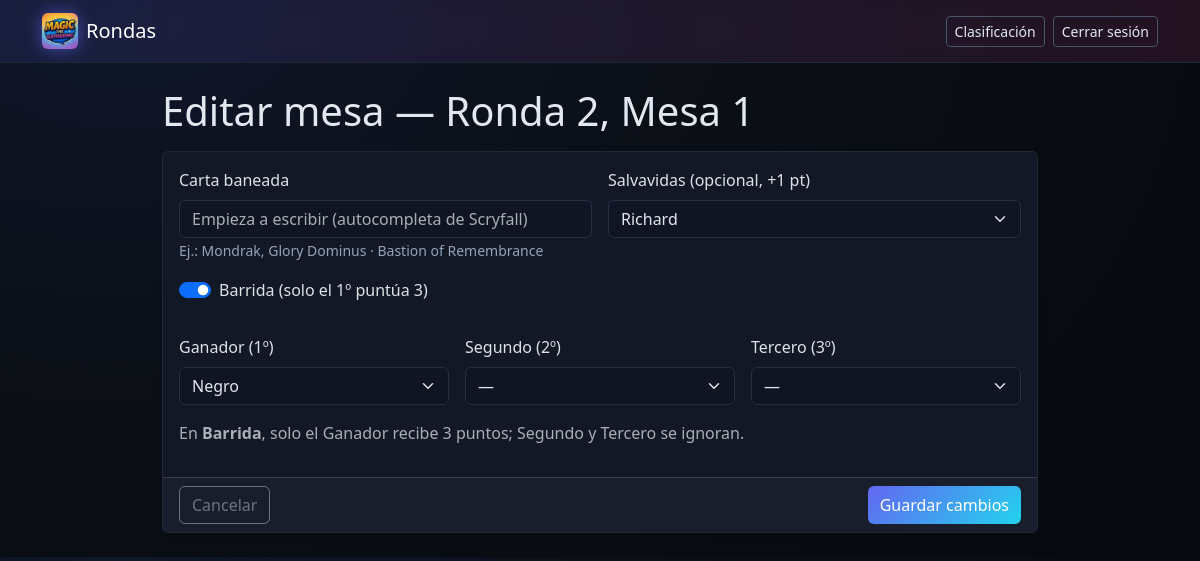
/games/3/edit (signed in), run on an earlier commit of the app's database.
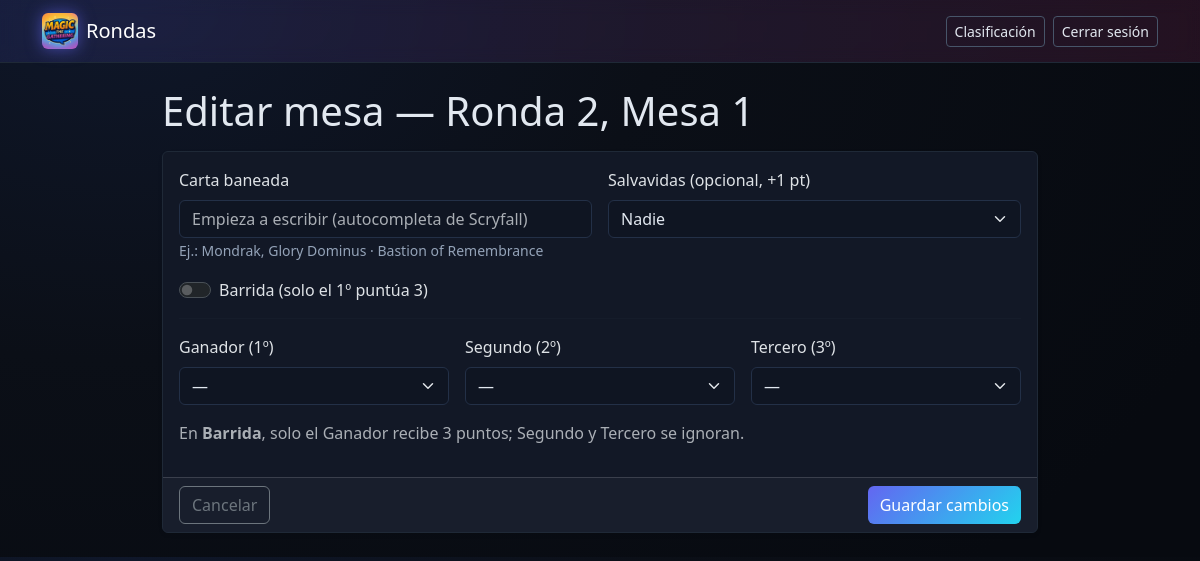
And on a later commit of the database.
### app.py (models this page shows)
class Game(db.Model):
    id = db.Column(db.Integer, primary_key=True)
    round_number = db.Column(db.Integer, nullable=False)
    table_no = db.Column(db.Integer, nullable=False)
    banned_card = db.Column(db.String, nullable=True)
    sweep = db.Column(db.Boolean, default=False)  # barrida: solo el 1º puntúa (3)
    save_player_id = db.Column(db.Integer, db.ForeignKey("player.id"), nullable=True)
    save_player = db.relationship("Player", foreign_keys=[save_player_id])
    created_at = db.Column(db.DateTime, default=datetime.utcnow)

class Player(db.Model):
    id = db.Column(db.Integer, primary_key=True)
    name = db.Column(db.String, unique=True, nullable=False)
    active = db.Column(db.Boolean, nullable=False, default=True)

### app.py (the view, shortened to what this page needs)
@app.route("/games/<int:game_id>/edit", methods=["GET", "POST"])
def game_edit(game_id):
    if not session.get("is_admin"):
        flash("No autorizado.", "danger")
        return redirect(url_for("index"))
    g = Game.query.get_or_404(game_id)
    results = GameResult.query.filter_by(game_id=game_id).all()
    participant_ids = [r.player_id for r in results]
    participants = Player.query.filter(Player.id.in_(participant_ids)).order_by(Player.name.asc()).all()
    all_players = Player.query.order_by(Player.name.asc()).all()
    current = {r.player_id: r.position for r in results}
    context = {
        "game": g,
        "participants": participants,
        "all_players": all_players,
        "current": current,
        "is_admin": True,
    }
    return render_template("game_edit.html", **context)

### templates/game_edit.html (shortened to what this page needs)
<!doctype html>
<html lang="es" data-bs-theme="dark">
<head>
  <link href="https://cdn.jsdelivr.net/npm/bootstrap@5.3.3/dist/css/bootstrap.min.css" rel="stylesheet">
  <link href="{{ url_for('static', filename='dark.css') }}" rel="stylesheet">
</head>
<body class="bg-light">
  <nav class="navbar navbar-dark">
    <div class="container">
      <a class="navbar-brand d-flex align-items-center" href="{{ url_for('rounds_view') }}">
        <img src="{{ url_for('static', filename='img/gamecomms.png') }}" class="brand-logo" alt="GameComms">
        <span>Rondas</span>
      </a>
      <div class="d-flex gap-2">
        <a class="btn btn-outline-light btn-sm" href="{{ url_for('index') }}">Clasificación</a>
        <a class="btn btn-outline-light btn-sm" href="{{ url_for('logout') }}">Cerrar sesión</a>
      </div>
    </div>
  </nav>
  <div class="container py-4" style="max-width:900px;">
    <h1 class="mb-3">Editar mesa — Ronda {{ game.round_number }}, Mesa {{ game.table_no }}</h1>
    <form method="post" class="card shadow-sm">
      <div class="card-body">
        <div class="row g-3">
          <div class="col-md-6">
            <label class="form-label">Carta baneada</label>
            <input class="form-control" type="text" name="banned_card" id="banned_card"
                   list="scryfall-list" value="{{ game.banned_card or '' }}"
                   placeholder="Empieza a escribir (autocompleta de Scryfall)">
            <small class="text-muted">Ej.: Mondrak, Glory Dominus · Bastion of Remembrance</small>
          </div>
          <div class="col-md-6">
            <label class="form-label">Salvavidas (opcional, +1 pt)</label>
            <select class="form-select" name="save_player_id">
              <option value="none">Nadie</option>
              {% for p in participants %}
                <option value="{{ p.id }}" {% if game.save_player_id==p.id %}selected{% endif %}>{{ p.name }}</option>
              {% endfor %}
            </select>
          </div>
        </div>
        <div class="form-check form-switch mt-3">
          <input class="form-check-input" type="checkbox" id="sweep" name="sweep" {% if game.sweep %}checked{% endif %}>
          <label class="form-check-label" for="sweep">Barrida (solo el 1º puntúa 3)</label>
        </div>
        <hr>
        <div class="row g-3">
          <div class="col-md-4">
            <label class="form-label">Ganador (1º)</label>
            <select class="form-select" name="winner_id" required>
              <option value="none">—</option>
              {% for p in participants %}
                <option value="{{ p.id }}" {% if current.get(p.id)==1 %}selected{% endif %}>{{ p.name }}</option>
              {% endfor %}
            </select>
          </div>
          <div class="col-md-4">
            <label class="form-label">Segundo (2º)</label>
            <select class="form-select" name="second_id">
              <option value="none">—</option>
            </select>
          </div>
          <div class="col-md-4">
            <label class="form-label">Tercero (3º)</label>
            <select class="form-select" name="third_id">
              <option value="none">—</option>
            </select>
          </div>
        </div>
        <p class="text-muted mt-3">
          En <strong>Barrida</strong>, solo el Ganador recibe 3 puntos; Segundo y Tercero se ignoran.
        </p>
      </div>
      <div class="card-footer d-flex justify-content-between">
        <a class="btn btn-outline-secondary" href="{{ url_for('rounds_view') }}">Cancelar</a>
        <button class="btn btn-primary">Guardar cambios</button>
      </div>
    </form>
  </div>
</body>
</html>

### static/dark.css (style rules this page uses)
:root { --bg:#0b0f17; --surface:#121826; --muted:#94a3b8; --text:#e2e8f0; --brand1:#f59e0b; --brand2:#ec4899; --brand3:#6366f1; --brand4:#22d3ee; }
html,body { background: radial-gradient(1200px 800px at 10% 0%, #0f172a 0%, var(--bg) 45%, #070a10 100%); color:var(--text); }
.navbar { background:linear-gradient(90deg, rgba(99,102,241,.12), rgba(236,72,153,.12)); backdrop-filter: blur(8px); border-bottom:1px solid #1f2937; }
.brand-logo { height:36px; margin-right:.5rem; border-radius:6px; filter:drop-shadow(0 0 8px rgba(99,102,241,.6)); }
.card { background:var(--surface); border:1px solid #1f2937; }
.btn-primary { background:linear-gradient(135deg, var(--brand3), var(--brand4)); border:0; }
.btn-outline-light { border-color:#475569; color:#e2e8f0; }
.form-control,.form-select { background-color:#0f1522; border-color:#233047; color:var(--text); }
hr { border-color:#1f2937; }
small.text-muted { color:var(--muted) !important; }

What changed in the data, as far as the page shows it:
changed Game: sweep "☑" → "☐"; save_player_id "Richard" → (not shown)
Also different on the page:
form field save_player_id: (not shown) → "Nadie"
form field winner_id: "Negro" → "—"
